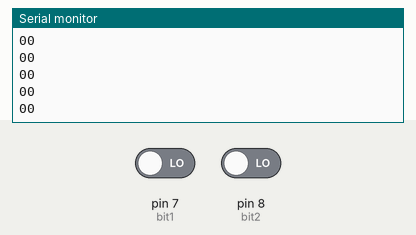
A sketch run on a simulated Arduino Uno, built with avr-gcc and run on an emulated ATmega328P. Shown: the last lines printed to the serial monitor. The inputs (shaded band) are chosen by the test bench; at power-on: pin 7 (bit1) LOW, pin 8 (bit2) LOW.

Above: at 1.2 s.
1.3 s: pin 7 (bit1) driven HIGH
At 2.1 s:
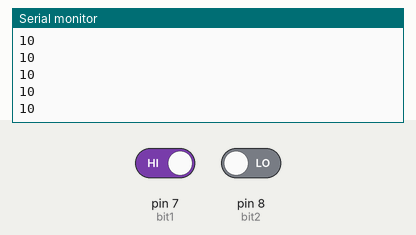
2.8 s: pin 8 (bit2) driven HIGH
At 3.5 s:
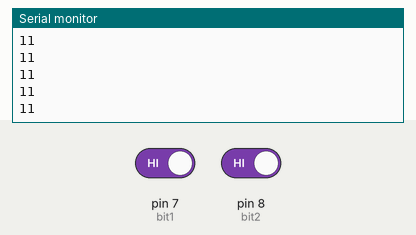
4.3 s: pin 7 (bit1) driven LOW
At 5.2 s:
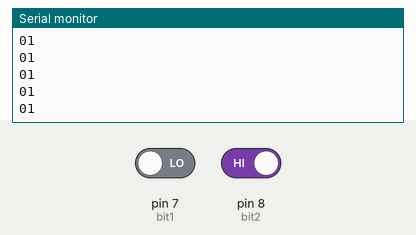
Timing chart, 0 to 7.3 s (numbered marks = the images above; inputs shaded):
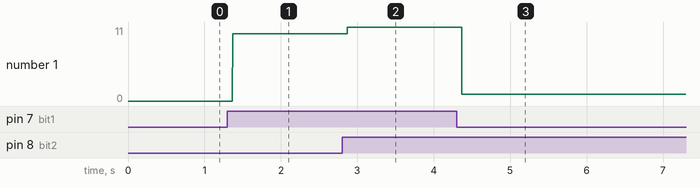

The sketch:

Detector.ino
```cpp
#define bit1  7
#define bit2  8
void setup() {
  // put your setup code here, to run once:
  pinMode(bit1,INPUT);
  pinMode(bit2,INPUT);
  Serial.begin(9600);
}

void loop() {
  // put your main code here, to run repeatedly:
  Serial.print(digitalRead(bit1));
  Serial.println(digitalRead(bit2));
}
```

Measured:
- after the input at 1.3 s, the serial monitor: prints a new line after 0.07 s (image 1)
- after the input at 2.8 s, the serial monitor: prints a new line after 0.07 s (image 2)
- after the input at 4.3 s, the serial monitor: prints a new line after 0.07 s (image 3)
- plotted number 1: 0 → 10 after the input at 1.3 s, 10 → 11 after the input at 2.8 s, 11 → 1 after the input at 4.3 s
